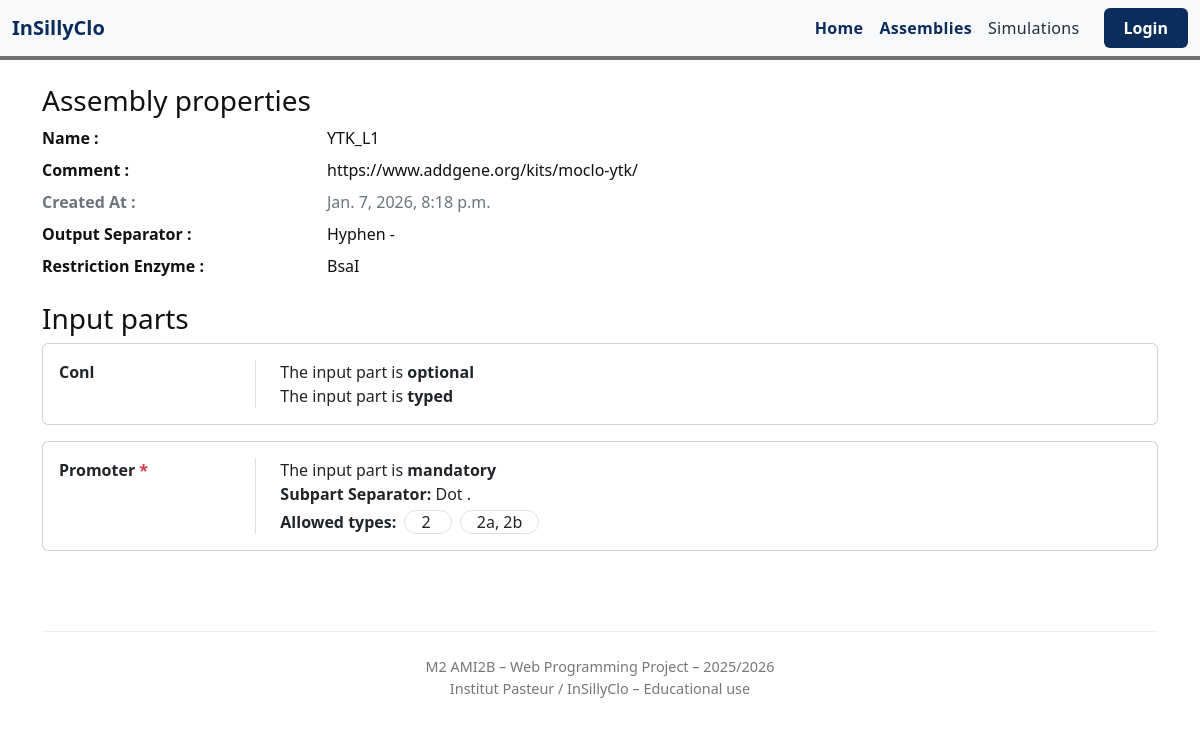
The page /campaigns/simulator/browse/1/ on the database as committed earlier.
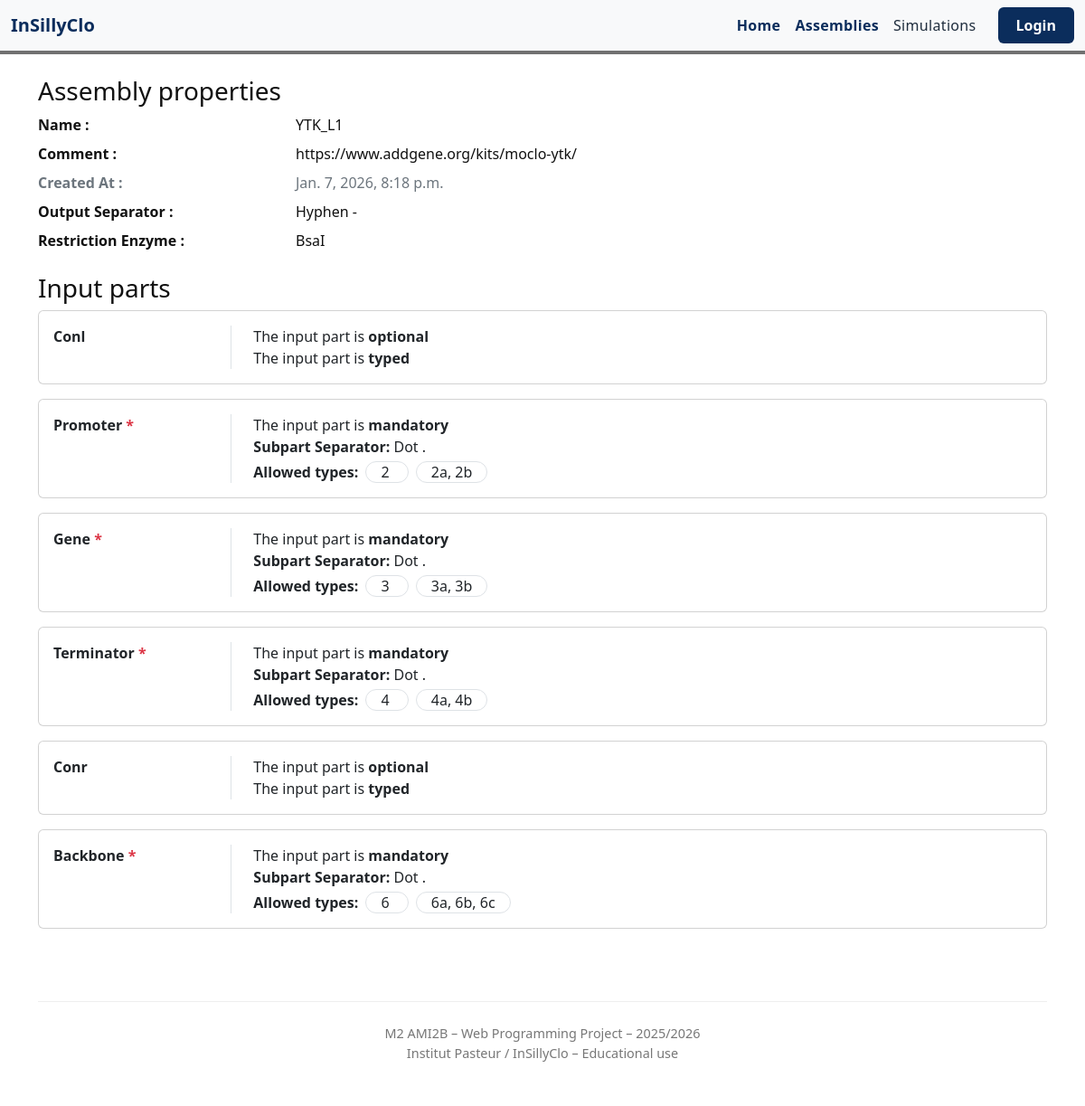
The same page on the database as committed later.
### campaigns/models.py (models this page shows)
class InputParts(models.Model):
    assembly = models.ForeignKey(Assembly, on_delete=models.CASCADE, related_name='inputparts_set')
    part_name = models.CharField(max_length=200)
    typed = models.BooleanField(default=False)
    mandatory = models.BooleanField(default=True)
    separator = models.CharField(max_length=20, blank=True, null=True)
    allowed_types = models.ManyToManyField('Type', blank=True)

class Type(models.Model):
    type_name = models.CharField(max_length=50)

### campaigns/views.py (the view)
# urls.py: path('simulator/browse/<int:pk>/', views.assembly_detail, name='assembly_detail'),
def assembly_detail(request, pk):
    assembly = get_object_or_404(Assembly, id=pk)
    input_parts = assembly.inputparts_set.prefetch_related("allowed_types")
    context = {
        "assembly": assembly,
        "input_parts": input_parts,
    }
    return render(request, "campaigns/assembly_details.html", context)

### campaigns/templates/campaigns/assembly_details.html (shortened to what this page needs)
{% load static %}
<!DOCTYPE html>
<html lang="en">
<head>
    <link href="https://cdn.jsdelivr.net/npm/bootstrap@5.3.2/dist/css/bootstrap.min.css" rel="stylesheet">
    <link href="https://cdn.jsdelivr.net/npm/bootstrap-icons@1.10.5/font/bootstrap-icons.css" rel="stylesheet">
    <link rel="stylesheet" href="{% static 'frontend/styles.css' %}">
</head>
<body class="d-flex flex-column min-vh-100">
<nav class="navbar navbar-expand-md navbar-light bg-light border-bottom border-3">
    <div class="container-fluid">
        <a class="navbar-brand fw-bold" href="/">InSillyClo</a>
        <div class="collapse navbar-collapse" id="mainNav">
            <ul class="navbar-nav ms-auto mb-2 mb-md-0">
                <li class="nav-item"><a class="nav-link active" href="/">Home</a></li>
                <li class="nav-item"><a class="nav-link active" href="/campaigns/simulator/browse/">Assemblies</a></li>
                <li class="nav-item"><a class="nav-link" href="/campaigns/simulator/">Simulations</a></li>
                <li class="nav-item"><a class="btn btn-simulator ms-md-3" href="/accounts/login/">Login</a></li>
            </ul>
        </div>
    </div>
</nav>
<main class="flex-grow-1">
  <div class="container py-4">
<h3>Assembly properties</h3>
<dl class="row">
  <dt class="col-12 col-md-3">Name :</dt>
  <dd class="col-12 col-md-9">
    {{ assembly.name }}
  </dd>
  <dt class="col-12 col-md-3">Comment :</dt>
  <dd class="col-12 col-md-9">
    {{ assembly.comment|default:"—" }}
  </dd>
  <dt class="col-12 col-md-3 text-secondary">Created At :</dt>
  <dd class="col-12 col-md-9 text-secondary">
    {{ assembly.creation_date }}
  </dd>
  <dt class="col-12 col-md-3">Output Separator :</dt>
  <dd class="col-12 col-md-9">
    {{ assembly.separator|default:"—" }}
  </dd>
  <dt class="col-12 col-md-3">Restriction Enzyme :</dt>
  <dd class="col-12 col-md-9">
    {{ assembly.restriction_enzyme|default:"—" }}
  </dd>
</dl>
<h3>Input parts</h3>
{% if input_parts %}
  {% for part in input_parts %}
    <div class="card context-designer border-designer mb-3">
      <div class="card-body row">
        <div class="col-12 col-xl-2 col-lg-3 col-md-3 me-md-4">
          <div class="text-designer fw-bolder">
            {{ part.part_name }}
            {% if part.mandatory %}
              <span class="text-danger">*</span>
            {% endif %}
          </div>
        </div>
        <div class="col border-10 border-start border-auto ps-md-4">
            <div class="d-block">
                    {% if part.mandatory %}
                        The input part is <b>mandatory</b>
                    {% else %}
                        The input part is <b>optional</b>
                    {% endif %}
                </div>
                {% if part.typed %}
                <div class="d-block">
                    The input part is <b>typed</b>
                </div>
                {% endif %}
                {% if part.separator %}
                <div class="d-block">
                    <span class="fw-bolder">Subpart Separator:</span>
                    {{ part.separator }}
                </div>
                {% endif %}
          {% if part.allowed_types.exists %}
            <div class="d-block mt-1">
              <span class="fw-bolder">Allowed types:</span>
              {% for t in part.allowed_types.all %}
                <span class="border border-1 border-designer
                             rounded-5 px-3 mx-1 bg-designer-light">
                  {{ t.type_name }}
                </span>
              {% endfor %}
            </div>
          {% endif %}
        </div>
      </div>
    </div>
  {% endfor %}
{% else %}
  <div class="placeholder-box">
    No input parts defined for this assembly
  </div>
{% endif %}
<footer>
  <div class="container text-center">
    M2 AMI2B – Web Programming Project – 2025/2026
    <br>
    Institut Pasteur / InSillyClo – Educational use
  </div>
</footer>
</body>
</html>

Rows that differ between the two databases and show on the page:
added InputParts: part_name "Gene", mandatory "The input part is", separator "Dot ."
now on this page (row unchanged): Type: type_name "3", shown under "Gene"
now on this page (row unchanged): Type: type_name "3a, 3b", shown under "Gene"
added InputParts: part_name "Terminator", mandatory "The input part is", separator "Dot ."
added Type: type_name "4", shown under "Terminator"
added Type: type_name "4a, 4b", shown under "Terminator"
added InputParts: part_name "Conr", mandatory "The input part is", typed "The input part is"
added InputParts: part_name "Backbone", mandatory "The input part is", separator "Dot ."
added Type: type_name "6", shown under "Backbone"
added Type: type_name "6a, 6b, 6c", shown under "Backbone"
